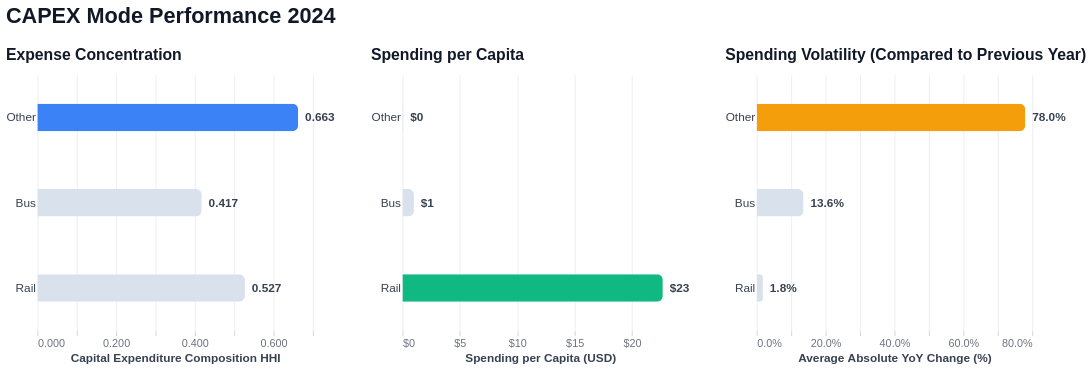

Write notebook code for a chart like this one.
### Code cell
scorecard = df_capex[df_capex["year"] == 2024].drop_duplicates("mode_group")

capex_scorecard = chart_ideas.plot_scorecard(
    scorecard,
    metrics=["hhi", "per_capita", "volatility"],
    group_column="mode_group",
    titles=[
        "Expense Concentration",
        "Spending per Capita",
        "Spending Volatility (Compared to Previous Year)",
    ],
    x_labels=[
        "Capital Expenditure Composition HHI",
        "Spending per Capita (USD)",
        "Average Absolute YoY Change (%)",
    ],
    formats=[".3f", "$,.0f", ".1%"],
    main_title="CAPEX Mode Performance 2024",
)

capex_scorecard

### Figure 1 — Vega specification as saved in the notebook (floating-point values rounded to 4 significant figures)
{"$schema": "https://vega.github.io/schema/vega/v6.json", "data": [{"name": "source_0"}, {"name": "data_1", "values": [{"mode_group": "Other", "hhi": 0.6626, "is_max": true, "__index_level_0__": 9, "y_mode_group_sort_index": 0.0, "hhi_end": 0.6626, "hhi_start": 0.0}, {"mode_group": "Bus", "hhi": 0.4175, "is_max": false, "__index_level_0__": 53, "y_mode_group_sort_index": 1.0, "hhi_end": 0.4175, "hhi_start": 0.0}, {"mode_group": "Rail", "hhi": 0.5272, "is_max": false, "__index_level_0__": 548, "y_mode_group_sort_index": 2.0, "hhi_end": 0.5272, "hhi_start": 0.0}]}, {"name": "data_2", "values": [{"hhi": 0.6626, "mode_group": "Other"}, {"hhi": 0.4175, "mode_group": "Bus"}, {"hhi": 0.5272, "mode_group": "Rail"}]}, {"name": "source_1"}, {"name": "data_4", "values": [{"mode_group": "Other", "per_capita": 0.07867, "is_max": false, "__index_level_0__": 9, "y_mode_group_sort_index": 0.0, "per_capita_end": 0.07867, "per_capita_start": 0.0}, {"mode_group": "Bus", "per_capita": 0.9982, "is_max": false, "__index_level_0__": 53, "y_mode_group_sort_index": 1.0, "per_capita_end": 0.9982, "per_capita_start": 0.0}, {"mode_group": "Rail", "per_capita": 22.68, "is_max": true, "__index_level_0__": 548, "y_mode_group_sort_index": 2.0, "per_capita_end": 22.68, "per_capita_start": 0.0}]}, {"name": "data_5", "values": [{"mode_group": "Other", "per_capita": 0.07867}, {"mode_group": "Bus", "per_capita": 0.9982}, {"mode_group": "Rail", "per_capita": 22.68}]}, {"name": "source_2"}, {"name": "data_7", "values": [{"mode_group": "Other", "volatility": 0.78, "is_max": true, "__index_level_0__": 9, "y_mode_group_sort_index": 0.0, "volatility_end": 0.78, "volatility_start": 0.0}, {"mode_group": "Bus", "volatility": 0.136, "is_max": false, "__index_level_0__": 53, "y_mode_group_sort_index": 1.0, "volatility_end": 0.136, "volatility_start": 0.0}, {"mode_group": "Rail", "volatility": 0.01801, "is_max": false, "__index_level_0__": 548, "y_mode_group_sort_index": 2.0, "volatility_end": 0.01801, "volatility_start": 0.0}]}, {"name": "data_8", "values": [{"mode_group": "Other", "volatility": 0.78}, {"mode_group": "Bus", "volatility": 0.136}, {"mode_group": "Rail", "volatility": 0.01801}]}, {"name": "source_0_concat_0_y_domain_mode_group", "values": [{"mode_group": "Other", "sort_field": 0.0}, {"mode_group": "Bus", "sort_field": 1.0}, {"mode_group": "Rail", "sort_field": 2.0}]}, {"name": "source_1_concat_1_y_domain_mode_group", "values": [{"mode_group": "Other", "sort_field": 0.0}, {"mode_group": "Bus", "sort_field": 1.0}, {"mode_group": "Rail", "sort_field": 2.0}]}, {"name": "source_2_concat_2_y_domain_mode_group", "values": [{"mode_group": "Other", "sort_field": 0.0}, {"mode_group": "Bus", "sort_field": 1.0}, {"mode_group": "Rail", "sort_field": 2.0}]}], "signals": [{"name": "childWidth", "value": 280}], "marks": [{"type": "group", "name": "concat_0_group", "encode": {"update": {"height": {"signal": "height"}, "width": {"signal": "childWidth"}}}, "marks": [{"type": "group", "from": {"facet": {"data": "data_1", "name": "stack_group_concat_0_layer_0_main", "groupby": ["mode_group"], "aggregate": {"fields": ["hhi_start", "hhi_start", "hhi_end", "hhi_end"], "ops": ["min", "max", "min", "max"]}}}, "encode": {"update": {"x2": {"signal": "max(scale('concat_0_x',datum[\"min_hhi_start\"]),scale('concat_0_x',datum[\"max_hhi_start\"]),scale('concat_0_x',datum[\"min_hhi_end\"]),scale('concat_0_x',datum[\"max_hhi_end\"]))"}, "yc": {"field": "mode_group", "scale": "concat_0_y", "band": 0.5}, "height": {"value": 28}, "cornerRadiusBottomRight": {"value": 6}, "clip": {"value": true}, "x": {"signal": "min(scale('concat_0_x',datum[\"min_hhi_start\"]),scale('concat_0_x',datum[\"max_hhi_start\"]),scale('concat_0_x',datum[\"min_hhi_end\"]),scale('concat_0_x',datum[\"max_hhi_end\"]))"}, "cornerRadiusTopRight": {"value": 6}}}, "marks": [{"type": "group", "encode": {"update": {"height": {"field": {"signal": null, "datum": null, "group": "height", "parent": null}}, "x": {"field": {"signal": null, "datum": null, "group": "x", "parent": null}, "mult": -1}}}, "marks": [{"type": "rect", "name": "concat_0_layer_0_marks", "from": {"data": "stack_group_concat_0_layer_0_main"}, "encode": {"update": {"tooltip": {"signal": "{\"mode_group\": isValid(datum[\"mode_group\"]) ? isArray(datum[\"mode_group\"]) ? join(datum[\"mode_group\"], '\\n') : datum[\"mode_group\"] : \"\"+datum[\"mode_group\"], \"Expense Concentration\": format(datum[\"hhi\"], \".3f\")}"}, "x": {"field": "hhi_end", "scale": "concat_0_x"}, "fill": [{"value": "#3B82F6", "test": "datum.is_max"}, {"value": "#D9E2EC"}], "x2": {"field": "hhi_start", "scale": "concat_0_x"}, "height": {"field": {"signal": null, "datum": null, "group": "height", "parent": null}}}}, "style": ["bar"]}]}]}, {"type": "text", "name": "concat_0_layer_1_marks", "from": {"data": "data_2"}, "encode": {"update": {"text": {"signal": "format(datum[\"hhi\"], \".3f\")"}, "align": {"value": "left"}, "fontWeight": {"value": "bold"}, "dx": {"value": 7}, "x": {"field": "hhi", "scale": "concat_0_x"}, "baseline": {"value": "middle"}, "fontSize": {"value": 12}, "y": {"field": "mode_group", "scale": "concat_0_y", "band": 0.5}, "fill": {"value": "#374151"}}}, "style": ["text"]}], "axes": [{"scale": "concat_0_x", "minExtent": 0, "ticks": false, "gridColor": "#E5E7EB", "labels": false, "orient": "bottom", "zindex": 0, "gridScale": "concat_0_y", "tickCount": {"signal": "ceil(childWidth/40)"}, "maxExtent": 0, "domain": false, "gridOpacity": 0.7, "aria": false, "grid": true}, {"scale": "concat_0_x", "labelColor": "#6B7280", "labelFontSize": 11, "format": ".3f", "orient": "bottom", "titleColor": "#374151", "titleFontSize": 12, "zindex": 0, "tickCount": {"signal": "ceil(childWidth/40)"}, "domain": false, "labelFlush": true, "tickColor": "#D1D5DB", "grid": false, "labelOverlap": true, "title": "Capital Expenditure Composition HHI"}, {"scale": "concat_0_y", "labelFontWeight": 500, "zindex": 0, "domain": false, "grid": false, "labelColor": "#374151", "orient": "left", "labelFontSize": 12, "ticks": false}], "title": {"text": "Expense Concentration", "offset": 12, "anchor": "start", "fontSize": 16, "subtitleFontSize": 11, "fontWeight": 600, "subtitle": "", "color": "#111827", "subtitleColor": "#6B7280"}, "style": "cell"}, {"type": "group", "name": "concat_1_group", "encode": {"update": {"height": {"signal": "height"}, "width": {"signal": "childWidth"}}}, "marks": [{"type": "group", "from": {"facet": {"data": "data_4", "name": "stack_group_concat_1_layer_0_main", "groupby": ["mode_group"], "aggregate": {"fields": ["per_capita_start", "per_capita_start", "per_capita_end", "per_capita_end"], "ops": ["min", "max", "min", "max"]}}}, "encode": {"update": {"x2": {"signal": "max(scale('concat_1_x',datum[\"min_per_capita_start\"]),scale('concat_1_x',datum[\"max_per_capita_start\"]),scale('concat_1_x',datum[\"min_per_capita_end\"]),scale('concat_1_x',datum[\"max_per_capita_end\"]))"}, "height": {"value": 28}, "cornerRadiusTopRight": {"value": 6}, "yc": {"field": "mode_group", "scale": "concat_1_y", "band": 0.5}, "cornerRadiusBottomRight": {"value": 6}, "x": {"signal": "min(scale('concat_1_x',datum[\"min_per_capita_start\"]),scale('concat_1_x',datum[\"max_per_capita_start\"]),scale('concat_1_x',datum[\"min_per_capita_end\"]),scale('concat_1_x',datum[\"max_per_capita_end\"]))"}, "clip": {"value": true}}}, "marks": [{"type": "group", "encode": {"update": {"x": {"field": {"signal": null, "datum": null, "group": "x", "parent": null}, "mult": -1}, "height": {"field": {"signal": null, "datum": null, "group": "height", "parent": null}}}}, "marks": [{"type": "rect", "name": "concat_1_layer_0_marks", "from": {"data": "stack_group_concat_1_layer_0_main"}, "encode": {"update": {"x2": {"field": "per_capita_start", "scale": "concat_1_x"}, "x": {"field": "per_capita_end", "scale": "concat_1_x"}, "height": {"field": {"signal": null, "datum": null, "group": "height", "parent": null}}, "fill": [{"value": "#10B981", "test": "datum.is_max"}, {"value": "#D9E2EC"}], "tooltip": {"signal": "{\"mode_group\": isValid(datum[\"mode_group\"]) ? isArray(datum[\"mode_group\"]) ? join(datum[\"mode_group\"], '\\n') : datum[\"mode_group\"] : \"\"+datum[\"mode_group\"], \"Spending per Capita\": format(datum[\"per_capita\"], \"$,.0f\")}"}}}, "style": ["bar"]}]}]}, {"type": "text", "name": "concat_1_layer_1_marks", "from": {"data": "data_5"}, "encode": {"update": {"y": {"field": "mode_group", "scale": "concat_1_y", "band": 0.5}, "fill": {"value": "#374151"}, "text": {"signal": "format(datum[\"per_capita\"], \"$,.0f\")"}, "dx": {"value": 7}, "baseline": {"value": "middle"}, "fontSize": {"value": 12}, "align": {"value": "left"}, "x": {"field": "per_capita", "scale": "concat_1_x"}, "fontWeight": {"value": "bold"}}}, "style": ["text"]}], "axes": [{"scale": "concat_1_x", "gridOpacity": 0.7, "labels": false, "aria": false, "gridScale": "concat_1_y", "grid": true, "zindex": 0, "minExtent": 0, "orient": "bottom", "tickCount": {"signal": "ceil(childWidth/40)"}, "maxExtent": 0, "ticks": false, "domain": false, "gridColor": "#E5E7EB"}, {"scale": "concat_1_x", "titleFontSize": 12, "format": "$,.0f", "tickCount": {"signal": "ceil(childWidth/40)"}, "orient": "bottom", "domain": false, "grid": false, "labelFontSize": 11, "labelFlush": true, "labelColor": "#6B7280", "tickColor": "#D1D5DB", "title": "Spending per Capita (USD)", "titleColor": "#374151", "labelOverlap": true, "zindex": 0}, {"scale": "concat_1_y", "grid": false, "labelColor": "#374151", "ticks": false, "orient": "left", "domain": false, "labelFontWeight": 500, "zindex": 0, "labelFontSize": 12}], "title": {"text": "Spending per Capita", "fontWeight": 600, "offset": 12, "subtitleFontSize": 11, "subtitle": "", "color": "#111827", "fontSize": 16, "subtitleColor": "#6B7280", "anchor": "start"}, "style": "cell"}, {"type": "group", "name": "concat_2_group", "encode": {"update": {"height": {"signal": "height"}, "width": {"signal": "childWidth"}}}, "marks": [{"type": "group", "from": {"facet": {"data": "data_7", "name": "stack_group_concat_2_layer_0_main", "groupby": ["mode_group"], "aggregate": {"fields": ["volatility_start", "volatility_start", "volatility_end", "volatility_end"], "ops": ["min", "max", "min", "max"]}}}, "encode": {"update": {"yc": {"field": "mode_group", "scale": "concat_2_y", "band": 0.5}, "height": {"value": 28}, "cornerRadiusTopRight": {"value": 6}, "x": {"signal": "min(scale('concat_2_x',datum[\"min_volatility_start\"]),scale('concat_2_x',datum[\"max_volatility_start\"]),scale('concat_2_x',datum[\"min_volatility_end\"]),scale('concat_2_x',datum[\"max_volatility_end\"]))"}, "cornerRadiusBottomRight": {"value": 6}, "x2": {"signal": "max(scale('concat_2_x',datum[\"min_volatility_start\"]),scale('concat_2_x',datum[\"max_volatility_start\"]),scale('concat_2_x',datum[\"min_volatility_end\"]),scale('concat_2_x',datum[\"max_volatility_end\"]))"}, "clip": {"value": true}}}, "marks": [{"type": "group", "encode": {"update": {"x": {"field": {"signal": null, "datum": null, "group": "x", "parent": null}, "mult": -1}, "height": {"field": {"signal": null, "datum": null, "group": "height", "parent": null}}}}, "marks": [{"type": "rect", "name": "concat_2_layer_0_marks", "from": {"data": "stack_group_concat_2_layer_0_main"}, "encode": {"update": {"tooltip": {"signal": "{\"mode_group\": isValid(datum[\"mode_group\"]) ? isArray(datum[\"mode_group\"]) ? join(datum[\"mode_group\"], '\\n') : datum[\"mode_group\"] : \"\"+datum[\"mode_group\"], \"Spending Volatility (Compared to Previous Year)\": format(datum[\"volatility\"], \".1%\")}"}, "x": {"field": "volatility_end", "scale": "concat_2_x"}, "height": {"field": {"signal": null, "datum": null, "group": "height", "parent": null}}, "x2": {"field": "volatility_start", "scale": "concat_2_x"}, "fill": [{"value": "#F59E0B", "test": "datum.is_max"}, {"value": "#D9E2EC"}]}}, "style": ["bar"]}]}]}, {"type": "text", "name": "concat_2_layer_1_marks", "from": {"data": "data_8"}, "encode": {"update": {"align": {"value": "left"}, "dx": {"value": 7}, "fill": {"value": "#374151"}, "x": {"field": "volatility", "scale": "concat_2_x"}, "y": {"field": "mode_group", "scale": "concat_2_y", "band": 0.5}, "fontSize": {"value": 12}, "baseline": {"value": "middle"}, "fontWeight": {"value": "bold"}, "text": {"signal": "format(datum[\"volatility\"], \".1%\")"}}}, "style": ["text"]}], "axes": [{"scale": "concat_2_x", "ticks": false, "aria": false, "gridOpacity": 0.7, "labels": false, "maxExtent": 0, "orient": "bottom", "gridColor": "#E5E7EB", "tickCount": {"signal": "ceil(childWidth/40)"}, "minExtent": 0, "gridScale": "concat_2_y", "grid": true, "domain": false, "zindex": 0}, {"scale": "concat_2_x", "labelOverlap": true, "titleFontSize": 12, "grid": false, "labelFlush": true, "format": ".1%", "domain": false, "tickColor": "#D1D5DB", "labelFontSize": 11, "zindex": 0, "tickCount": {"signal": "ceil(childWidth/40)"}, "labelColor": "#6B7280", "title": "Average Absolute YoY Change (%)", "orient": "bottom", "titleColor": "#374151"}, {"scale": "concat_2_y", "labelColor": "#374151", "grid": false, "ticks": false, "zindex": 0, "labelFontWeight": 500, "orient": "left", "labelFontSize": 12, "domain": false}], "title": {"text": "Spending Volatility (Compared to Previous Year)", "fontSize": 16, "subtitleColor": "#6B7280", "color": "#111827", "subtitle": "", "fontWeight": 600, "subtitleFontSize": 11, "anchor": "start", "offset": 12}, "style": "cell"}], "scales": [{"name": "concat_0_x", "type": "linear", "domain": {"fields": [{"data": "data_1", "field": "hhi_start"}, {"data": "data_1", "field": "hhi_end"}, {"data": "data_2", "field": "hhi"}]}, "range": [0, {"signal": "childWidth"}], "nice": true, "zero": true}, {"name": "concat_0_y", "type": "band", "domain": {"data": "source_0_concat_0_y_domain_mode_group", "field": "mode_group", "sort": {"op": "max", "field": "sort_field"}}, "range": [0, {"signal": "height"}], "paddingInner": 0.1, "paddingOuter": 0.05}, {"name": "concat_1_x", "type": "linear", "domain": {"fields": [{"data": "data_4", "field": "per_capita_start"}, {"data": "data_4", "field": "per_capita_end"}, {"data": "data_5", "field": "per_capita"}]}, "range": [0, {"signal": "childWidth"}], "zero": true, "nice": true}, {"name": "concat_1_y", "type": "band", "domain": {"data": "source_1_concat_1_y_domain_mode_group", "field": "mode_group", "sort": {"op": "max", "field": "sort_field"}}, "range": [0, {"signal": "height"}], "paddingInner": 0.1, "paddingOuter": 0.05}, {"name": "concat_2_x", "type": "linear", "domain": {"fields": [{"data": "data_7", "field": "volatility_start"}, {"data": "data_7", "field": "volatility_end"}, {"data": "data_8", "field": "volatility"}]}, "range": [0, {"signal": "childWidth"}], "zero": true, "nice": true}, {"name": "concat_2_y", "type": "band", "domain": {"data": "source_2_concat_2_y_domain_mode_group", "field": "mode_group", "sort": {"op": "max", "field": "sort_field"}}, "range": [0, {"signal": "height"}], "paddingInner": 0.1, "paddingOuter": 0.05}], "title": {"text": "CAPEX Mode Performance 2024", "fontWeight": "bold", "offset": 20, "color": "#111827", "anchor": "start", "fontSize": 22}, "config": {"axis": {"labelFont": "Arial", "titleFont": "Arial"}, "style": {"cell": {"strokeWidth": 0}, "group-title": {"font": "Arial"}}}, "padding": 5, "height": 260, "layout": {"padding": 35, "bounds": "full", "align": "each"}, "background": "white"}
